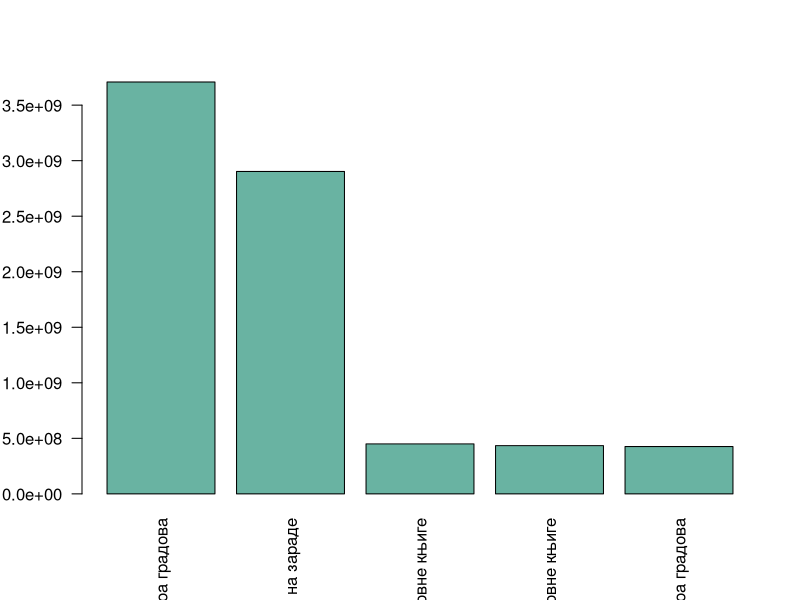
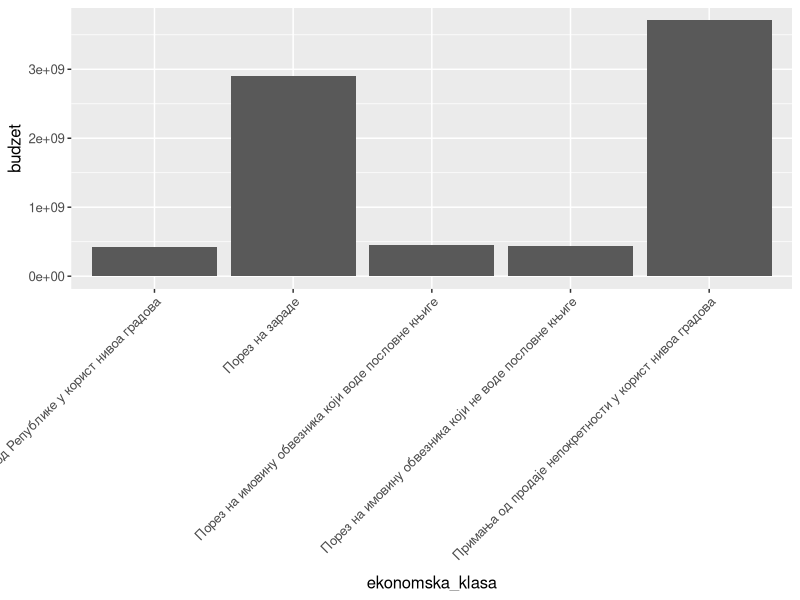
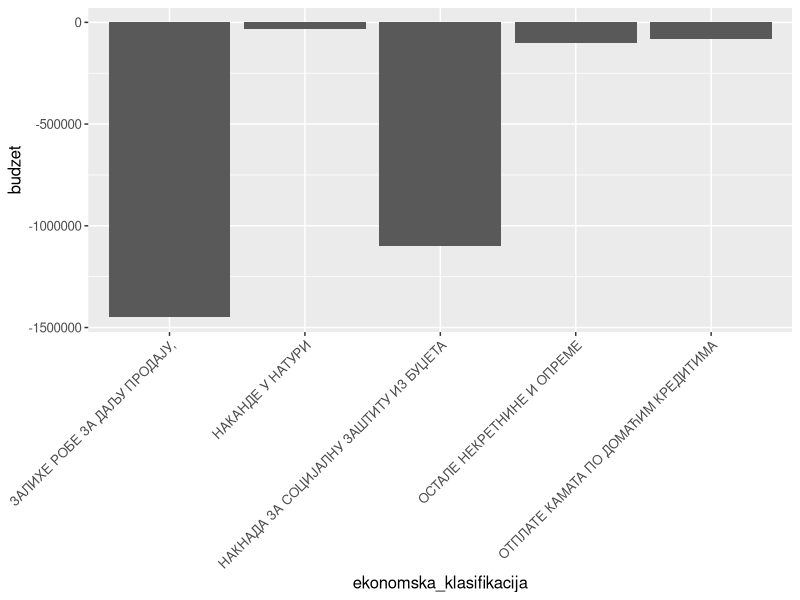

Write the R code that produced these figures, in order.
library(tidyverse)

prihodi <- read_csv("data/prihodi.csv")
rashodi <- read_csv("data/rashodi.csv")



prihodi <- prihodi %>% filter(grad == "Kragujevac") %>% group_by(ekonomska_klasa)
rashodi <- rashodi %>% filter(grad == "Kragujevac") %>% group_by(ekonomska_klasifikacija)
klasa_budzet <- summarise(prihodi, budzet = sum(budzet))
klasa_budzet <- klasa_budzet %>% top_n(n = 5) %>% arrange(desc(budzet))


klasa_budzet_rashod <- summarise(rashodi, budzet = sum(budzet))
klasa_budzet_rashod <- klasa_budzet_rashod %>% top_n(n = 5) %>% arrange(desc(budzet))

barplot(height=klasa_budzet$budzet,
        col="#69b3a2",
        names.arg=klasa_budzet$ekonomska_klasa,
        las=2 
)
klasa_budzet %>% ggplot(aes(x=ekonomska_klasa, y=budzet)) +
  geom_col() +
  theme(text = element_text(size=12),
        axis.text.x = element_text(angle=45, hjust = 1))

klasa_budzet_rashod %>% ggplot(aes(x=ekonomska_klasifikacija, y=budzet)) +
  geom_col() +
  theme(text = element_text(size=12),
        axis.text.x = element_text(angle=45, hjust = 1))